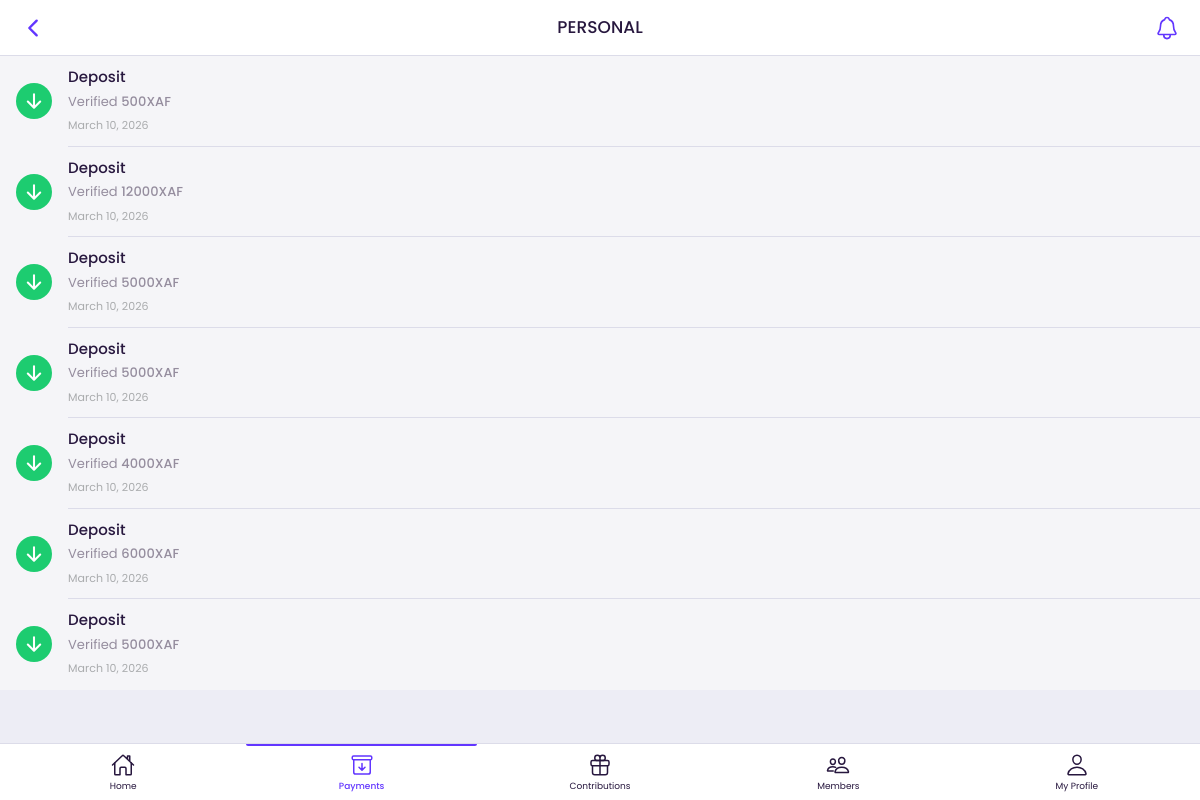
Page /incoming_payment (signed in) on the earlier database version.
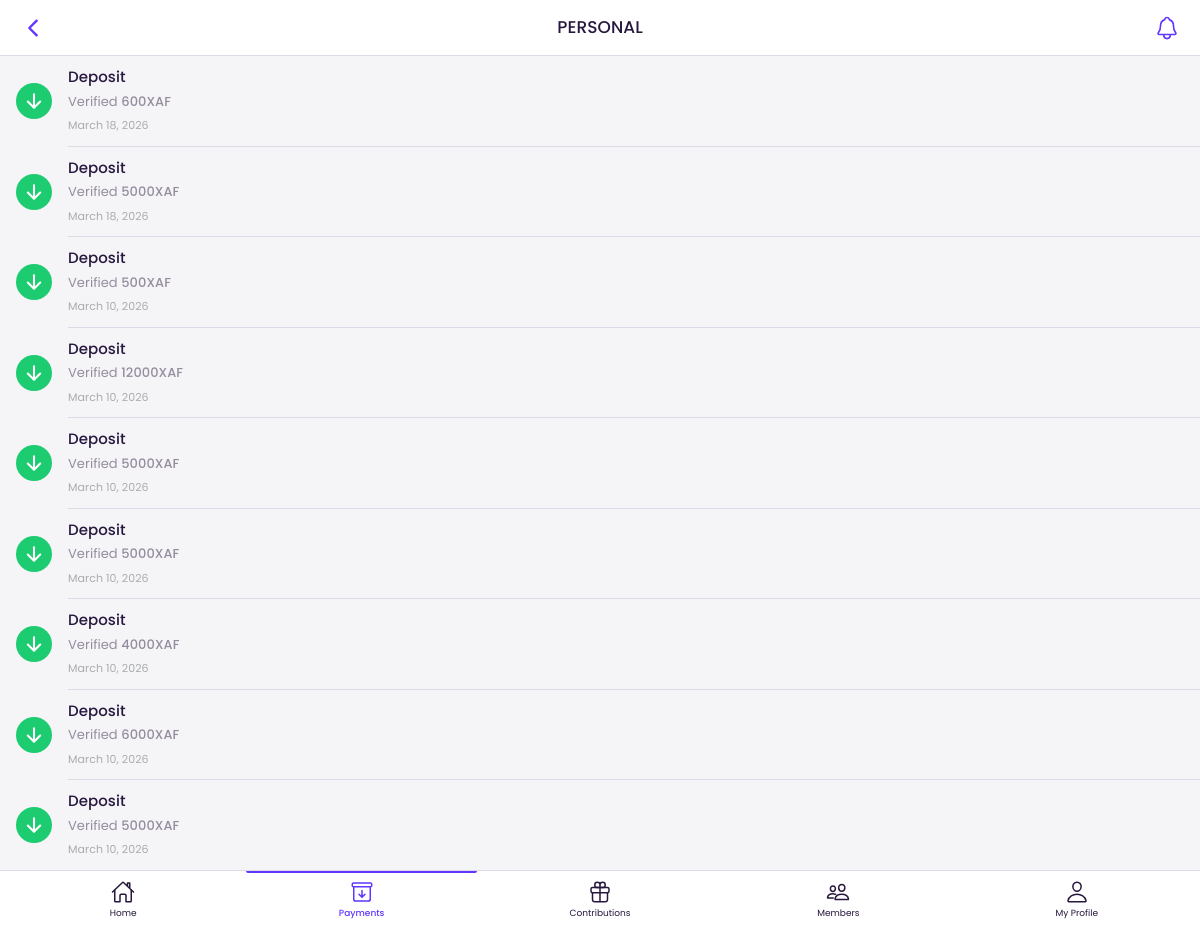
Same page on the later database version.
### members/models.py (models this page shows)
class Transaction(models.Model):
    member = models.ForeignKey(User,on_delete=models.CASCADE,null=True,blank=True)
    amount=models.DecimalField(max_digits=11,decimal_places=0,default=0,blank=True,null=True)
    transactionType = models.CharField(max_length=200,default=0,null=True,blank=True)
    transactionReference = models.CharField(max_length=200,default="0",null=True,blank=True)
    transactionStatus = models.CharField(max_length=200,default="0",null=True,blank=True)
    PODs = models.FileField(upload_to="POD/", null=True, blank=True)
    created_at = models.DateTimeField(auto_now_add=True)
    updated_at = models.DateTimeField(auto_now=True)

### members/views.py (the view)
# urls.py: path('incoming_payment', views.incoming_paymentView, name='incoming_paymentView'),
@login_required(login_url="/login")
def incoming_paymentView(request):
    if request.user.is_authenticated and request.user.is_admin:
        transaction = Transaction.objects.filter(transactionStatus="Verified" ).order_by('-created_at')[:20]
        data = {
            'transaction':transaction
        }
        return render(request,'members/app_incoming_payment.html',context=data)
    else:
        return redirect('/login')

### templates/members/app_incoming_payment.html (shortened to what this page needs)
{% load static %}
<!doctype html>
<html lang="en">
{% include "../ext/header.html" %}
<body>
    {% include "members/app_header.html" %}
<div>
    <div id="appCapsule">
        <div class="section full">
            {% if transaction %}
            <ul class="listview image-listview flush">
                {% for eachTransaction in transaction %}
                <li class="active">
                    <a href="/transactions_details/{{eachTransaction.id}}" class="item">
                        <div class="icon-box bg-success">
                            <ion-icon name="arrow-down-outline"></ion-icon>
                        </div>
                        <div class="in">
                            <div>
                                <div class="mb-05"><strong>{{eachTransaction.transactionType}}</strong></div>
                                <div class="text-small mb-05">{{eachTransaction.transactionStatus}} <b>{{eachTransaction.amount}}XAF</b></div>
                                <div class="text-xsmall">{{eachTransaction.created_at.date}}</div>
                            </div>
                        </div>
                    </a>
                </li>
                {% endfor %}
            </ul>
            {% else %}
            <br><br>
            <center><p>There are no transactions to display at the moment.</p></center>
            {% endif %}
        </div>
</div>
    {% include "members/app_buttom_menu.html" %}
</body>
</html>

Differences in the rows shown:
added Transaction: transactionType "Deposit", transactionStatus "Verified", amount "600", created_at "March 18, 2026"
added Transaction: transactionType "Deposit", transactionStatus "Verified", amount "5000", created_at "March 18, 2026"
